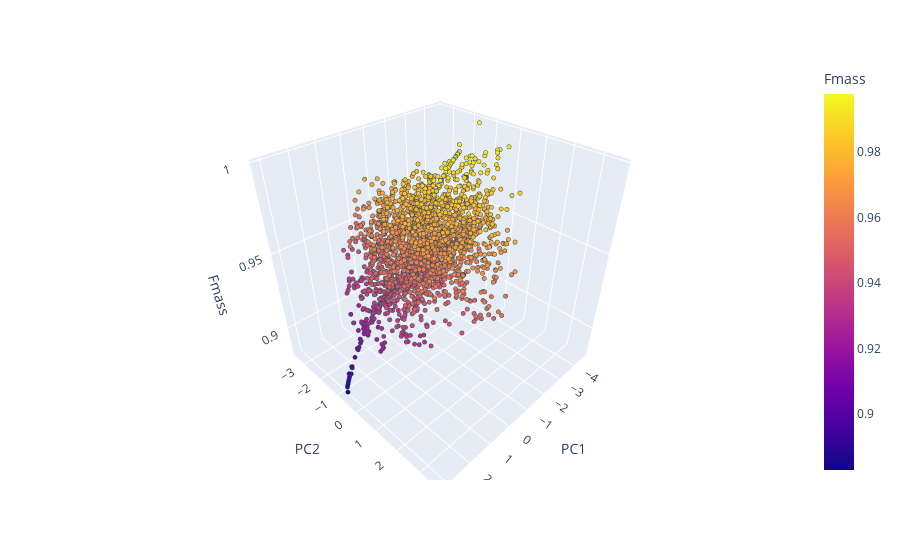
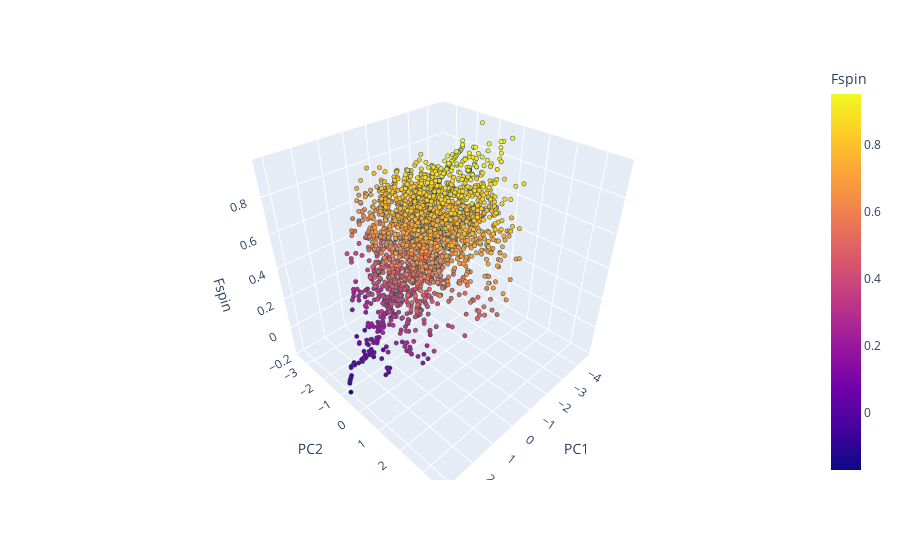

Notebook code for these charts, in order:
### Markdown cell above
#### PCA Visualization (Plotly)

### Code cell
# 3D scatter plot for Mass

fig = px.scatter_3d(
    mPrinDf,
    x='PC1',
    y='PC2',
    z='Fmass',
    color='Fmass'
)
fig.update_traces(
    marker=dict(size=1.5, line=dict(width=2, color='DarkSlateGrey')),
    selector=dict(mode='markers')
)
fig.show()

# 3D scatter plot for Spin

fig = px.scatter_3d(
    sPrinDf,
    x='PC1',
    y='PC2',
    z='Fspin',
    color='Fspin'
)
fig.update_traces(
    marker=dict(size=1.5, line=dict(width=2, color='DarkSlateGrey')),
    selector=dict(mode='markers')
)
fig.show()

### Figure 1 — Plotly figure (JSON) as saved in the notebook; plotly's stock layout.template omitted (floating-point values rounded to 4 significant figures; data arrays with more than 128 entries replaced by an {"elided": "..."} marker saying what was removed)
{"data": [{"hovertemplate": "PC1=%{x}<br>PC2=%{y}<br>Fmass=%{marker.color}<extra></extra>", "legendgroup": "", "marker": {"color": {"elided": "2678 float values"}, "coloraxis": "coloraxis", "line": {"color": "DarkSlateGrey", "width": 2}, "size": 1.5, "symbol": "circle"}, "mode": "markers", "name": "", "scene": "scene", "showlegend": false, "type": "scatter3d", "x": {"elided": "2678 float values"}, "y": {"elided": "2678 float values"}, "z": {"elided": "2678 float values"}}], "layout": {"coloraxis": {"colorbar": {"title": {"text": "Fmass"}}, "colorscale": [[0, "#0d0887"], [0.1111, "#46039f"], [0.2222, "#7201a8"], [0.3333, "#9c179e"], [0.4444, "#bd3786"], [0.5556, "#d8576b"], [0.6667, "#ed7953"], [0.7778, "#fb9f3a"], [0.8889, "#fdca26"], [1, "#f0f921"]]}, "legend": {"tracegroupgap": 0}, "margin": {"t": 60}, "scene": {"domain": {"x": [0, 1], "y": [0, 1]}, "xaxis": {"title": {"text": "PC1"}}, "yaxis": {"title": {"text": "PC2"}}, "zaxis": {"title": {"text": "Fmass"}}}}}

### Figure 2 — Plotly figure (JSON) as saved in the notebook; plotly's stock layout.template omitted (floating-point values rounded to 4 significant figures; data arrays with more than 128 entries replaced by an {"elided": "..."} marker saying what was removed)
{"data": [{"hovertemplate": "PC1=%{x}<br>PC2=%{y}<br>Fspin=%{marker.color}<extra></extra>", "legendgroup": "", "marker": {"color": {"elided": "2678 float values"}, "coloraxis": "coloraxis", "line": {"color": "DarkSlateGrey", "width": 2}, "size": 1.5, "symbol": "circle"}, "mode": "markers", "name": "", "scene": "scene", "showlegend": false, "type": "scatter3d", "x": {"elided": "2678 float values"}, "y": {"elided": "2678 float values"}, "z": {"elided": "2678 float values"}}], "layout": {"coloraxis": {"colorbar": {"title": {"text": "Fspin"}}, "colorscale": [[0, "#0d0887"], [0.1111, "#46039f"], [0.2222, "#7201a8"], [0.3333, "#9c179e"], [0.4444, "#bd3786"], [0.5556, "#d8576b"], [0.6667, "#ed7953"], [0.7778, "#fb9f3a"], [0.8889, "#fdca26"], [1, "#f0f921"]]}, "legend": {"tracegroupgap": 0}, "margin": {"t": 60}, "scene": {"domain": {"x": [0, 1], "y": [0, 1]}, "xaxis": {"title": {"text": "PC1"}}, "yaxis": {"title": {"text": "PC2"}}, "zaxis": {"title": {"text": "Fspin"}}}}}
